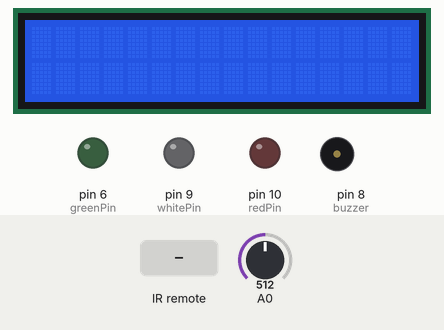
Recording of a sketch running on a simulated Arduino Uno, built with avr-gcc and run on an emulated ATmega328P. Parts: 16×2 character LCD, output pins drawn as LEDs (lit = HIGH), buzzer (waves = sounding, pin HIGH). Inputs (shaded band) come from the test bench; at power-on: A0 = 512.

Above: at 1.2 s.
1.3 s: infrared code 0xFF6897 received
At 2.7 s:
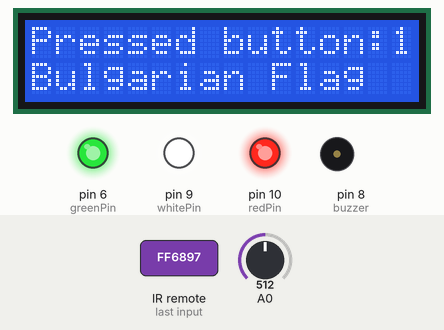
4.3 s: infrared code 0xFF9867 received
At 5.1 s:
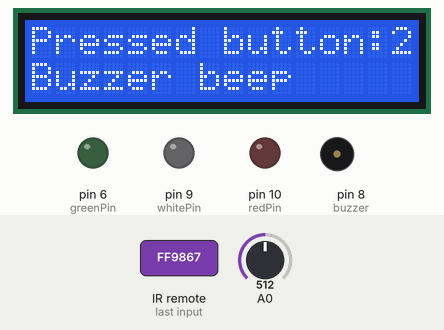
5.9 s: infrared code 0xFF10EF received
At 8.1 s:
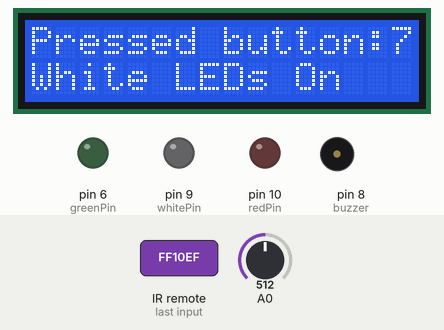
8.4 s: infrared code 0xFF38C7 received
At 10.1 s:
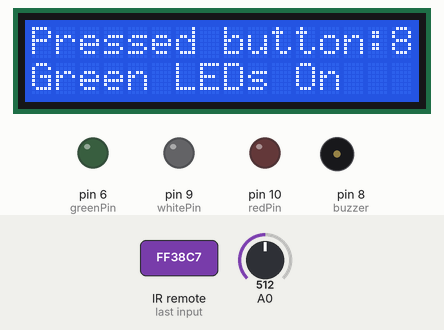
10.9 s: infrared code 0xFF5AA5 received
At 13.1 s:
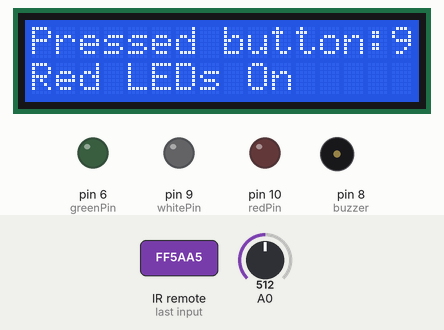
13.4 s: infrared code 0xFFB04F received
At 14.3 s:
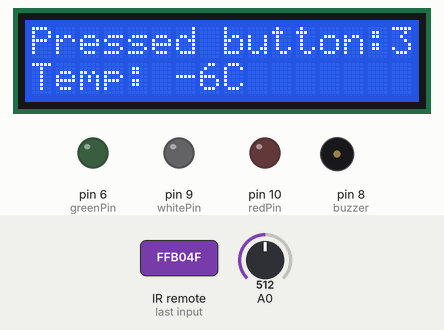
Timing chart, 0 to 15.9 s (numbered marks = the images above; inputs shaded):
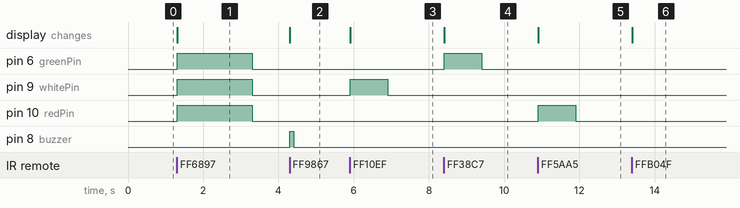

The sketch:

Exam_LCD_IR_Control_MODIFIED.ino
```cpp
#include <IRremote.h> // добавяне на библютека за инфраред управление
#include <LiquidCrystal.h> // добавяне на библютека за LCD

const byte redPin = 10; // инициализация за червен диод на дигитален пин 10
const byte whitePin = 9; // инициализация за бял диод на дигитален пин 9
const byte greenPin = 6; // инициализация за зелен диод на дигитален пин 6
const byte buzzer = 8; // инициализация за бъзер на дигитален пин 8
const byte RECV_PIN = 7; // инициализация за инфраприемник на дигитален пин 7
const int temperaturePin = 0; // инициализация за темрературен датчик на аналогов пин 0

// инициализиране на дисплея и инфраконтрола
LiquidCrystal lcd(12, 11, 5, 4, 3, 2);
IRrecv irrecv(RECV_PIN);
decode_results results;
unsigned long key_value = 0;

// инициализиране на мелодия 1
int numTones = 10;
int tones[] = {261, 277, 294, 311, 330, 349, 370, 392, 415, 440};
// mid C C# D D# E F F# G G# A
int statePin = LOW;

void setup(){
  Serial.begin(9600);
  irrecv.enableIRIn();
  irrecv.blink13(true); //пин 13 светва при получаване на сигнал от дистанционото
  lcd.begin(16, 2); //инициализация на дисплея 16 колони 2 реда
  pinMode(whitePin, OUTPUT); //инициализация на бял диод
  pinMode(greenPin, OUTPUT); //инициализация на зелен диод
  pinMode(redPin, OUTPUT); //инициализация на червен диод
  pinMode(buzzer, OUTPUT); //инициализация на бъзер

}

void loop(){

  // формула за изчисляване на температурата
  int val = analogRead(0);
  int dat = (125 * val) >> 8;

  if (irrecv.decode(&results)){
    if (results.value == 0XFFFFFFFF)
    results.value = key_value;
    lcd.setCursor(0, 0);
    lcd.clear();

    // switch-case операторът в зависимост от получената информация за натиснат бутон, изпълнява съответно действие
    switch(results.value){

      case 0xFF6897: // бутон 1 -> изобразява Българското знаме
      lcd.print("Pressed button:1");
      lcd.setCursor(0, 1); // премества курсора на вторият ред на LCD
      lcd.print("Bulgarian Flag");

      digitalWrite(whitePin, HIGH);
      digitalWrite(greenPin, HIGH);
      digitalWrite(redPin, HIGH);
      delay(2000);
      digitalWrite(whitePin, LOW);
      digitalWrite(greenPin, LOW);
      digitalWrite(redPin, LOW);
      break;

      case 0xFF9867: // бутон 2 -> бъзера издава звук в продължение на 0,1 секунда
      lcd.print("Pressed button:2");
      lcd.setCursor(0, 1);
      lcd.print("Buzzer beep");

      digitalWrite(buzzer,HIGH);
      delay(100);
      digitalWrite(buzzer, LOW);
      break;

      case 0xFFB04F: // бутон 3 -> показва моментната температура
      lcd.print("Pressed button:3");
      lcd.setCursor(0, 1);
      lcd.print("Temp: ");
      lcd.print(dat);
      lcd.print("C");
      delay(1000);
      break;

      case 0xFF30CF: // бутон 4 -> няма функция все още
      lcd.print("Pressed button:4");
      lcd.setCursor(0, 1);
      lcd.print("No function here");
      //TODO: FUTURE FUNCTION HERE
      break;

      case 0xFF18E7: // бутон 5 -> изпълнява кратка мелодия със светомузика
      lcd.print("Pressed button:5");
      lcd.setCursor(0, 1);
      lcd.print("Melody 1");

//      for(int i = 0; i < numTones; i++){
//        tone(buzzer, tones[i]);
//        delay(500);
//      }
//      noTone(buzzer);
//tone(buzzer, 1000,500);

      break;

      case 0xFF7A85: // бутон 6 -> изпълнява кратка мелодия със светомузика
      lcd.print("Pressed button:6");
      lcd.setCursor(0, 1);
      lcd.print("Playing Melody 2");

      break;

      case 0xFF10EF: // бутон 7 -> включва бели LED светлини
      lcd.print("Pressed button:7");
      lcd.setCursor(0, 1);
      lcd.print("White LEDs On");

      digitalWrite(whitePin, HIGH);
      delay(1000);
      digitalWrite(whitePin, LOW);
      break;

      case 0xFF38C7: // бутон 8 -> включва зелени LED светлини
      lcd.print("Pressed button:8");
      lcd.setCursor(0, 1);
      lcd.print("Green LEDs On");

      digitalWrite(greenPin, HIGH);
      delay(1000);
      digitalWrite(greenPin, LOW);
      break;

      case 0xFF5AA5: // бутон 9 -> включва червени LED светлини
      lcd.print("Pressed button:9");
      lcd.setCursor(0, 1);
      lcd.print("Red LEDs On");

      digitalWrite(redPin, HIGH);
      delay(1000);
      digitalWrite(redPin, LOW);
      break;

      case 0xFF4AB5: // бутон 0 -> няма функция все още
      lcd.print("Pressed button:0");
      lcd.setCursor(0, 1);
      lcd.print("No function here");
      //TODO: FUTURE FUNCTION HERE
      break;

      default:
      lcd.print("Press another");
      lcd.setCursor(0, 1);
      lcd.print("key");
      break;

      }

    key_value = results.value;
    irrecv.resume(); // рестартиране на инфрачетеца

  }
}
        //при всяко завъртане на цикъка диодат светва или изгасва; светва при нота, изгасва при празно място/пауза/
        //statePin = !statePin;
        //digitalWrite(redPin, statePin);
```

Measured:
- after the input at 1.3 s, pin 6 (greenPin), pin 9 (whitePin), pin 10 (redPin): LOW → HIGH at once, → LOW 2.0 s later; the display: changes at once (image 1)
- after the input at 4.3 s, pin 8 (buzzer): LOW → HIGH at once, → LOW 0.10 s later; the display: changes at once (image 2)
- after the input at 5.9 s, pin 9 (whitePin): LOW → HIGH at once, → LOW 1.0 s later; the display: changes at once (image 3)
- after the input at 8.4 s, pin 6 (greenPin): LOW → HIGH at once, → LOW 1.0 s later; the display: changes at once (image 4)
- after the input at 10.9 s, pin 10 (redPin): LOW → HIGH at once, → LOW 1.0 s later; the display: changes at once (image 5)
- after the input at 13.4 s, the display: changes at once (image 6)
